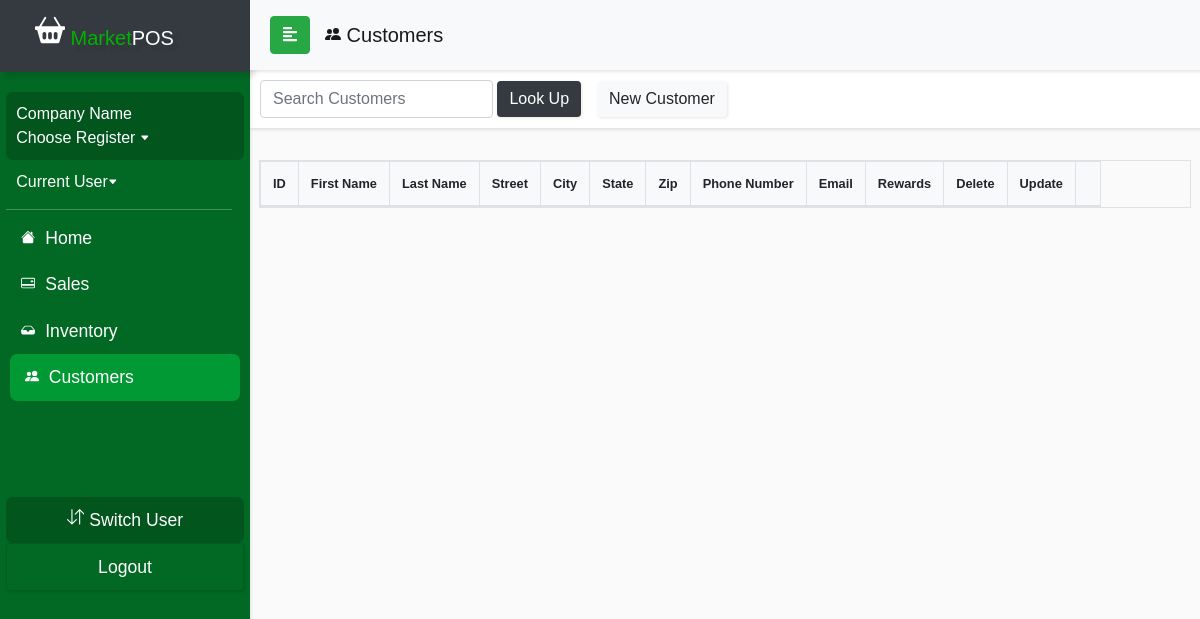
The app's page /currentDraft/customerview.php, older data.
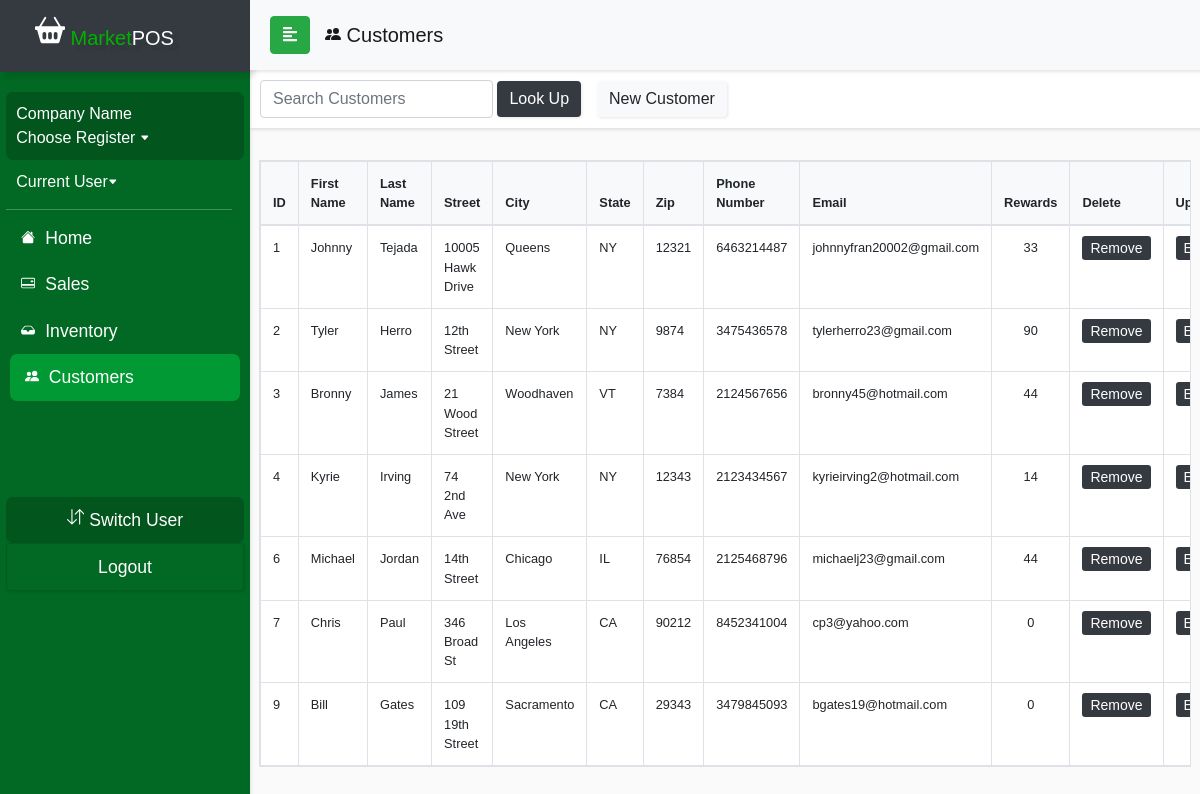
The same page, newer data.
### tables this page shows
CREATE TABLE `customer_info` (
  `customer_id` int(11) NOT NULL,
  `email` varchar(50) NOT NULL,
  `password` varchar(60) NOT NULL,
  `first_name` varchar(50) NOT NULL,
  `last_name` varchar(50) NOT NULL,
  `phone_number` double NOT NULL,
  `rewards` float DEFAULT NULL,
  `street_address` varchar(50) NOT NULL,
  `city` varchar(50) NOT NULL,
  `state` varchar(2) NOT NULL,
  `zip_code` int(11) NOT NULL
);

### currentDraft/customerview.php (the view, shortened to what this page needs)
<?php
include_once('sidebarconnect.php');
$query = "SELECT * FROM customer_info";
$result = mysqli_query($conn, $query);
?>
<!DOCTYPE html>
<html>
<head>
  <link rel="stylesheet" href="css/bootstrap.min.css">
  <link rel="stylesheet" href="userStyle2.css">
  <link rel="stylesheet" href="css/jquery.mCustomScrollbar.min.css">
</head>
<body>
<nav id="sidebar">
    <div class="sidebar-header bg-dark">
      <h1 id="brand"><span><a class="navbar-brand relative-top" href="indexDraft.php">
            <span style="color: #00b300"> Market</span>POS</a></h1>
    </div>
    <ul class="list-unstyled components">
      <li>
        <div id="usercard">
          <a href="salescontrolpanel.php#switchreg" style="font-size: 1em;"><?php if ((isset($_SESSION['emp_id'])) ) echo $row['company_name']; else  echo 'Company Name'; ?></br>
            <?php if (isset($_SESSION['register'])) echo "Register " .$_SESSION['register'];else  echo 'Choose Register'; ?> <svg width=".6em" height=".6em" viewBox="0 0 16 16" class="bi bi-caret-down-fill" fill="currentColor" xmlns="http://www.w3.org/2000/svg">
              <path d="M7.247 11.14L2.451 5.658C1.885 5.013 2.345 4 3.204 4h9.592a1 1 0 0 1 .753 1.659l-4.796 5.48a1 1 0 0 1-1.506 0z" />
            </svg></a>
        </div>
      </li>
      <li>
        <a href="employeePinLogin.php" style="font-size: 1em;"><?php if ((isset($_SESSION['emp_id']))) echo "". $row['first_name']. " " . $row['last_name'] . " ";else echo "Current User";?><svg width=".6em" height=".6em" viewBox="0 0 16 16" class="bi bi-caret-down-fill" fill="currentColor" xmlns="http://www.w3.org/2000/svg">
            <path d="M7.247 11.14L2.451 5.658C1.885 5.013 2.345 4 3.204 4h9.592a1 1 0 0 1 .753 1.659l-4.796 5.48a1 1 0 0 1-1.506 0z" />
          </svg></a>
      </li>
      <div class="justify-content-center" id="navline"></div>
      <li>
        <a href="accounthomeDraft.php">
          <span style="padding:5px;">
            </span> Home</a>
      </li>
      <li>
        <a href="salescontrolpanel.php">
          <span style="padding:5px;">
          </span> Sales</a>
      </li>
      <li>
        <a href="inventorycontrol.php">
          <span style="padding:5px;">
            </span> Inventory</a>
      </li>
      <li class="active">
        <a href="customercontrol.php">
          <span style="padding:5px;">
            </span> Customers</a>
      </li>
      <li class="sidebar-footer">
        <div class="text-center" id="usercard">
          <a role="button" href="<?php $_SESSION['url'] = "salescontrolpanel.php" ?> employeePinLogin.php"> Switch User</a>
        </div>
      </li>
      <li>
        <div class="card text-center" id="footerbtn" style="background: #016923;">
          <a role="button" href="logout.php"> Logout</a>
        </div>
      </li>
    </ul>
  </nav>
  <div id="content">
    <nav class="navbar navbar-expand-lg navbar-light bg-light sticky-top" id="locnav">
      <div class="container-fluid">
        <button type="button" id="sidebarCollapse" class="btn btn-success">
          <i class="fas fa-align-left"></i>
        </button>
        <div class="collapse navbar-collapse" id="navbarSupportedContent">
          <ul class="nav navbar-nav mr-auto">
            <a class="navbar-brand" href="customerview.php"> Customers</a>
          </ul>
        </div>
      </div>
    </nav>
    <nav class="navbar navbar-light" id="salespanel">
      <form class="form-inline" method="post" action="customerview.php">
        <div class="nav-item" style="padding: 8px">
          <input class="form-control" name="customer" placeholder="Search Customers" aria-label="Search">
          <button class="btn btn-dark navbar-btn" name="submit-search"> Look Up</button>
        </div>
        <div class="nav-item mr-auto">
          <a class="btn navbar-btn btn-light" href="customerindex.php" role="button"> New Customer</a></div>
      </form>
    </nav>
    <div class="wrapper mt-3">
      <div class="row px-4 justify-content-center">
        <table class="table table-bordered table-hover mt-3 table-responsive" style="font-size:80%;">
          <thead class="bg-light">
          <tr>
              <th> ID </th>
              <th> First Name </th>
              <th> Last Name </th>
              <th> Street </th>
              <th> City</th>
              <th> State</th>
              <th> Zip </th>
              <th> Phone Number </th>
              <th> Email </th>
              <th> Rewards </th>
              <th> Delete </th>
              <th> Update </th>
              <th> </th>
            </tr>
          </thead>
          <tbody class="bg-white">
            <?php
            if (isset($_POST['submit-search'])) {
              $search = mysqli_real_escape_string($conn, $_POST['customer']);
              $sql = "SELECT * FROM customer_info WHERE first_name LIKE '%$search%' OR last_name LIKE '%$search%' OR phone_number LIKE '%$search%' OR email LIKE '%$search%'";
              $result = mysqli_query($conn, $sql);
              $queryResults = mysqli_num_rows($result);
              if ($queryResults > 0) {
                echo "<div class='row mt-3'>There are $queryResults results matching your search</div><br>";
                while ($row = mysqli_fetch_assoc($result)) {
					echo "<tr><td>" . $row['customer_id'] . "</td><td>"
                    . $row['first_name'] . "</td><td>" . $row['last_name'] . "</td><td>" . $row['street_address'] . "</td><td>"
                    . $row['city'] . "</td><td>" . $row['state'] . "</td><td>" . $row['zip_code'] . "</td><td>" . $row['phone_number'] . "</td><td>"
                    . $row['email'] . "</td><td class='text-center'>"  . $row['rewards'] .
                    "</td><td><a class='btn-sm btn-dark' role='button' href='customerdelete.php?Del="
                    . $row['customer_id'] . "'>Remove</a></td><td><a class='btn-sm btn-dark' role='button' href='customeredit.php?Upd="
                    . $row['customer_id'] . "'>Select</a></td></tr>";
                	}
              	} else {
                echo "<div class='row mt-3'>There are no results matching your search</div>";
              }
            } else {
              while ($row = mysqli_fetch_assoc($result)) {
                echo "<tr><td>" . $row['customer_id'] . "</td><td>"
                  . $row['first_name'] . "</td><td>" . $row['last_name'] . "</td><td>" . $row['street_address'] . "</td><td>"
                  . $row['city'] . "</td><td>" . $row['state'] . "</td><td>" . $row['zip_code'] . "</td><td>" . $row['phone_number'] . "</td><td>"
                  . $row['email'] . "</td><td class='text-center'>"  . $row['rewards'] .
                  "</td><td><a class='btn-sm btn-dark' role='button' href='customerdelete.php?Del="
                  . $row['customer_id'] . "'>Remove</a></td><td><a class='btn-sm btn-dark' role='button' href='customeredit.php?Upd="
                  . $row['customer_id'] . "'>Edit</a></td></tr>";
              }
            }
            ?>
          </tbody>
        </table>
      </div>
    </div>
</body>
</html>

### currentDraft/userStyle2.css (style rules this page uses)
body { font-family: 'Poppins', sans-serif; background: #fafafa; overflow-y: scroll; overflow-x: hidden; }
a, a:hover, a:focus { color: inherit; text-decoration: none; transition: all 0.3s; }
#brand { text-shadow: 5px 5px 3px rgba(0, 0, 0, 0.1); }
#locnav { position: fixed; }
#salespanel { padding: 2px 2px; margin-top: 30px; margin-left: 0px; overflow-y: scroll; }
.navbar { width: 100%; padding: 5px 5px; background: #fff; border: none; border-radius: 0; box-shadow: 1px 2px 3px rgba(0, 0, 0, 0.1); }
.navbar-brand { padding: 15px; }
.nav-item { padding: 8px; }
.navbar-btn { box-shadow: 1px 1px 3px rgba(0, 0, 0, 0.1); outline: none !important; border: none; }
#navline { margin-top: 5px; margin-bottom: 5px; width: 95%; height: 1px; border-bottom: 1px solid white; opacity: 25%; box-shadow: 1px 1px 3px rgba(0, 0, 0, 0.1); }
#sidebar { width: 250px; position: fixed; top: 0; left: 0; height: 100vh; z-index: 999; background: #016923; color: #fff; transition: all 0.3s; box-shadow: 1px 2px 3px rgba(0, 0, 0, 0.1); }
#sidebar .sidebar-header { padding-left: 20px; height: 4.5em; box-shadow: 5px 5px 5px rgba(0, 0, 0, 0.1); }
#sidebar ul.components { padding: 20px 0; margin: auto; width: 95%; }
#sidebar ul li a { padding: 10px; font-size: 1.1em; display: block; }
#sidebar ul li.active > a, a[aria-expanded="true"] { color: #fff; background: #009933; margin: auto; width: 97%; border-radius: 7px; pointer-events: none; }
#usercard { background: #01551d; border-radius: 7px; }
#footerbtn { background: #016923; box-shadow: 1px 1px 3px rgba(0, 0, 0, 0.1); }
#content { width: calc(100% - 250px); margin-top: 40px; min-height: 100vh; transition: all 0.3s; position: absolute; top: 0; right: 0; }

Row changes from the older to the newer data that the page shows:
added customer_info: customer_id "1", first_name "Johnny", last_name "Tejada", street_address "10005 Hawk Drive", city "Queens", state "NY", zip_code "12321", phone_number "6463214487", email "johnnyfran20002@gmail.com", rewards "33"
added customer_info: customer_id "2", first_name "Tyler", last_name "Herro", street_address "12th Street", city "New York", state "NY", zip_code "9874", phone_number "3475436578", email "tylerherro23@gmail.com", rewards "90"
added customer_info: customer_id "3", first_name "Bronny", last_name "James", street_address "21 Wood Street", city "Woodhaven", state "VT", zip_code "7384", phone_number "2124567656", email "bronny45@hotmail.com", rewards "44"
added customer_info: customer_id "4", first_name "Kyrie", last_name "Irving", street_address "74 2nd Ave", city "New York", state "NY", zip_code "12343", phone_number "2123434567", email "kyrieirving2@hotmail.com", rewards "14"
added customer_info: customer_id "6", first_name "Michael", last_name "Jordan", street_address "14th Street", city "Chicago", state "IL", zip_code "76854", phone_number "2125468796", email "michaelj23@gmail.com", rewards "44"
added customer_info: customer_id "7", first_name "Chris", last_name "Paul", street_address "346 Broad St", city "Los Angeles", state "CA", zip_code "90212", phone_number "8452341004", email "cp3@yahoo.com", rewards "0"
added customer_info: customer_id "9", first_name "Bill", last_name "Gates", street_address "109 19th Street", city "Sacramento", state "CA", zip_code "29343", phone_number "3479845093", email "bgates19@hotmail.com", rewards "0"
